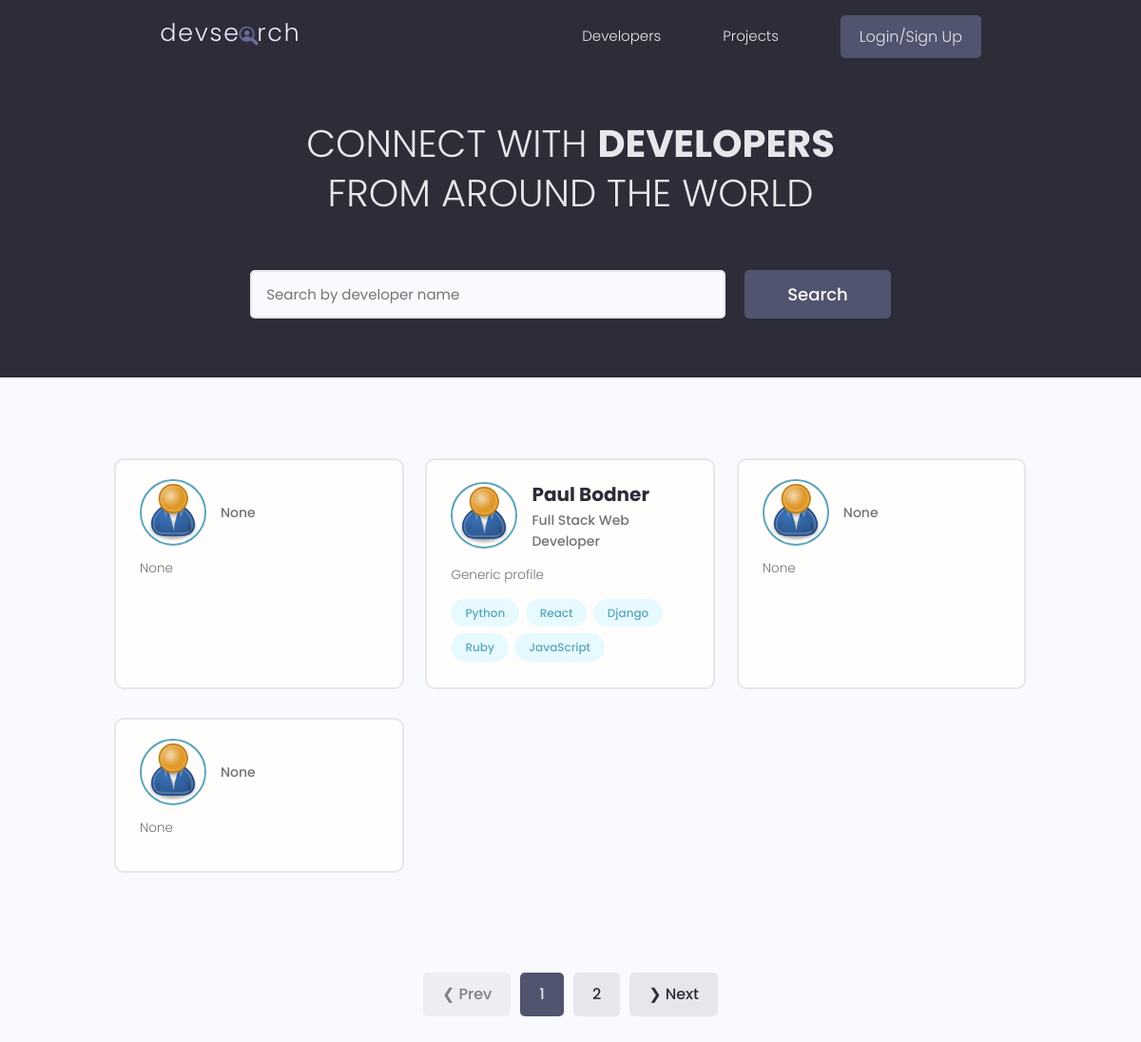
The app's page /, older data.
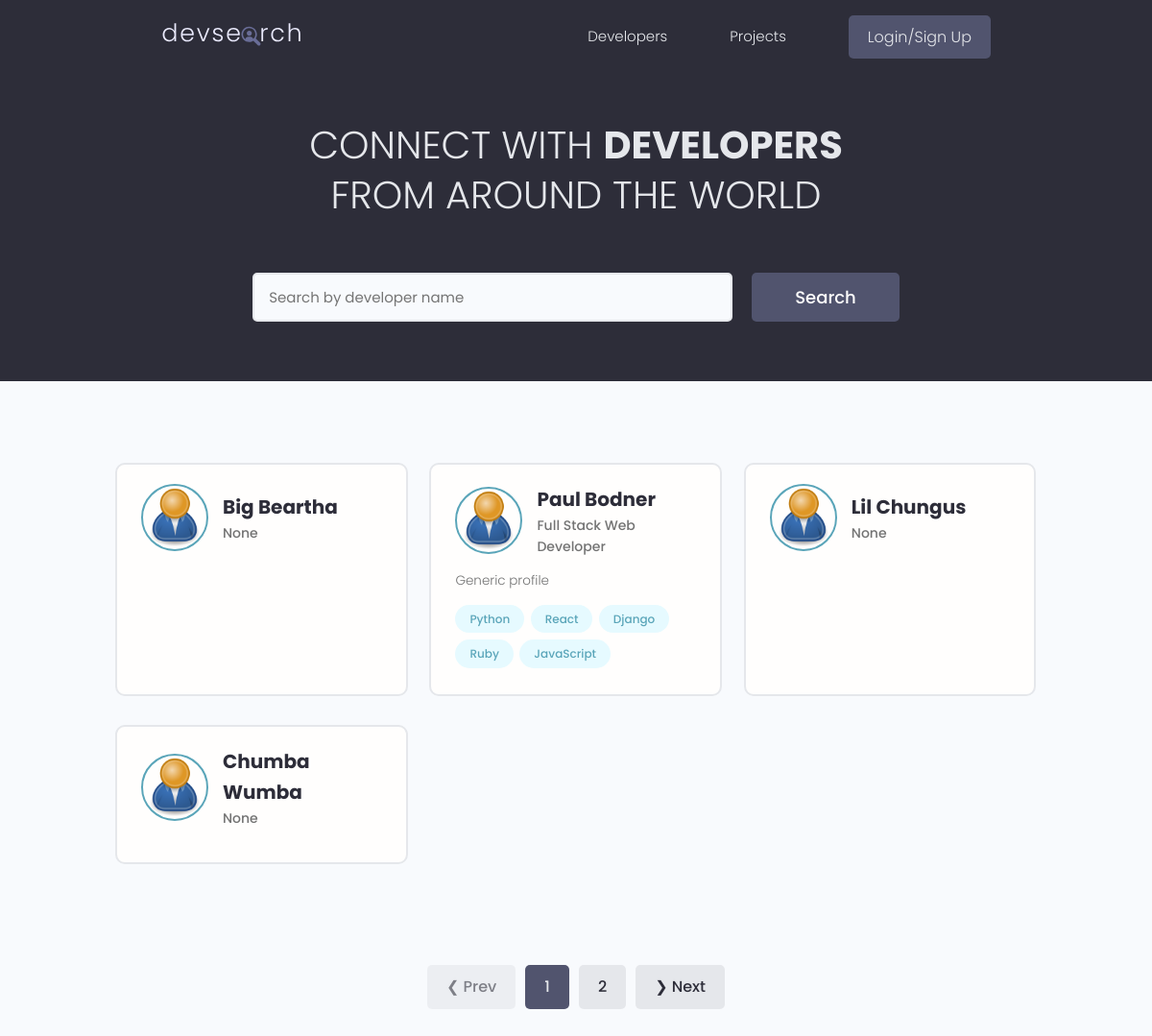
The same page, newer data.
### users/models.py (models this page shows, shortened)
class Profile(models.Model):
  user = models.OneToOneField(User, on_delete=models.CASCADE, null=True, blank=True,)
  name = models.CharField(max_length = 200, blank = True, null = True)
  email = models.EmailField(max_length=500, blank=True, null=True)
  username = models.CharField(max_length = 200, blank = True, null = True)
  username = models.CharField(max_length = 200, blank = True, null = True)
  short_intro = models.CharField(max_length = 200, blank = True, null = True)
  location = models.CharField(max_length = 200, blank = True, null = True)
  bio = models.TextField(max_length=500, blank=True, null=True)
  profile_image = models.ImageField(null = True, blank=True, upload_to='profiles/', default='profiles/user-default.png' )
  social_github= models.CharField(max_length = 200, blank = True, null = True)
  social_linkedIn= models.CharField(max_length = 200, blank = True, null = True)
  social_twitter= models.CharField(max_length = 200, blank = True, null = True)
  social_youtube= models.CharField(max_length = 200, blank = True, null = True)
  social_website= models.CharField(max_length = 200, blank = True, null = True)
  created = models.DateTimeField(auto_now_add=True)
  id = models.UUIDField(default=uuid.uuid4, unique=True, primary_key=True, editable=False)

### users/views.py (the view)
# urls.py: path('', views.profiles, name='profiles'),
def profiles(request):
  profiles, search_query = searchProfiles(request)
  page = 1
  if request.GET.get('page'):
    page = request.GET.get('page')
  paginator = Paginator(profiles, 4)
  profiles = paginator.page(page)
  context = {
    'profiles': profiles,
    'paginator': paginator,
    'page': page,
    'search_query': search_query
  }
  return render(request, 'users/profiles.html', context)

### users/utils.py (called while the page is built)
def searchProfiles(request):
  search_query = ''
  if request.GET.get('search_query'):
    search_query = request.GET.get('search_query')
  skills = Skill.objects.filter(name__iexact=search_query)
  profiles = Profile.objects.distinct().filter(
    Q(name__icontains=search_query) |
    Q(short_intro__icontains=search_query) |
    Q(skill__in=skills)
    )
  return profiles, search_query

### users/templates/users/profiles.html (shortened to what this page needs)
{% extends 'main.html' %}
{% block content %}
<main class="home">
  <section class="hero-section text-center">
    <div class="container container--narrow">
      <div class="hero-section__box">
        <h2>CONNECT WITH <span>DEVELOPERS</span></h2>
        <h2>FROM AROUND THE WORLD</h2>
      </div>
      <div class="hero-section__search">
        <form id="searchForm" class="form" action="{% url 'profiles' %}" method="get">
          <div class="form__field">
            <input class="input input--text" id="formInput#search" type="text" name="search_query"
              value="{{ seach_query }}" placeholder="Search by developer name" />
          </div>
          <input class="btn btn--sub btn--lg" type="submit" value="Search" />
        </form>
      </div>
    </div>
  </section>
  <section class="devlist">
    <div class="container">
      <div class="grid grid--three">
        {% for profile in profiles %}
        <div class="column card">
          <div class="dev">
            <a href="{% url 'user-profile' profile.id %}" class="card__body">
              <div class="dev__profile">
                <img class="avatar avatar--md" src="{{ profile.profile_image.url }}" alt="image" />
                <div class="dev__meta">
                  <h3>{{ profile.name }}</h3>
                  <h5>{{ profile.short_intro|slice:"60" }}</h5>
                </div>
              </div>
              <p class="dev__info">
                {{ profile.bio|slice:"150" }}
              </p>
              <div class="dev__skills">
                {% for skill in profile.skill_set.all|slice:"5" %}
                <span class="tag tag--pill tag--main">
                  <small>{{ skill.name }}</small>
                </span>
                {% endfor %}
              </div>
            </a>
          </div>
        </div>
        {% endfor %}
      </div>
    </div>
  </section>
  <div class="pagination">
    <ul class="container">
      {% if profiles.has_previous %}
      <li><a href="?page={{ profiles.previous_page_number }}" class="btn pageLink" data-page="{{ profiles.previous_page_number }}">&#10094; Prev</a></li>
      {% else %}
      <li><a href="#" class="btn btn--disabled">&#10094; Prev</a></li>
      {% endif %}
      {% for num in paginator.page_range %}
        {% if num == profiles.number %}
          <li><a href="#" class="btn btn--sub pageLink" data-page="{{ num }}">{{ num }}</a></li>
        {% else %}
          <li><a href="?page={{ num }}" class="btn pageLink" data-page="{{ num }}">{{ num }}</a></li>
        {% endif %}
      {% endfor %}
      {% if profiles.has_next %}
      <li><a href="?page={{ profiles.next_page_number }}" class="btn pageLink" data-page="{{ profiles.next_page_number }}">&#10095; Next</a></li>
      {% else %}
      <li><a href="#" class="btn btn--disabled">&#10095; Next</a></li>
      {% endif %}
    </ul>
  </div>
</main>
{% endblock content %}

Row changes from the older to the newer data that the page shows:
changed Profile: name (not shown) → "Big Beartha"; bio "None" → (not shown)
changed Profile: name (not shown) → "Lil Chungus"; bio "None" → (not shown)
changed Profile: name (not shown) → "Chumba Wumba"; bio "None" → (not shown)
